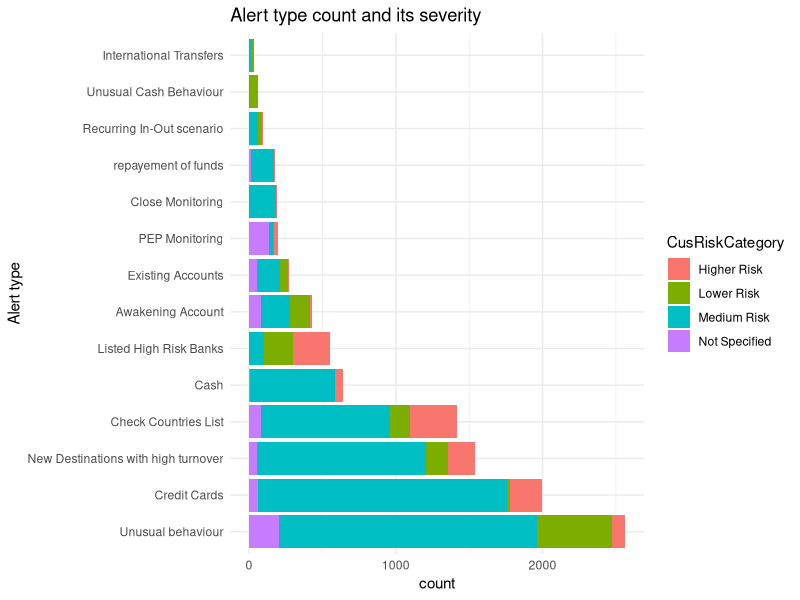
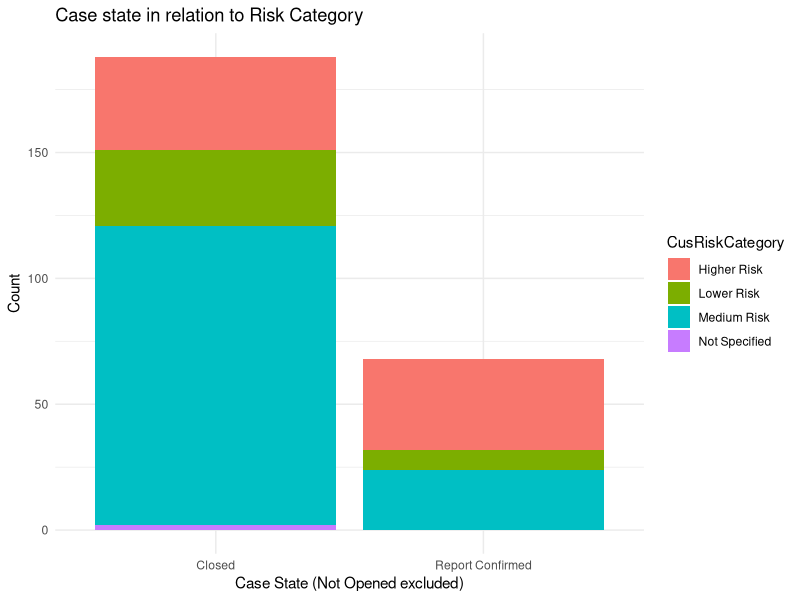
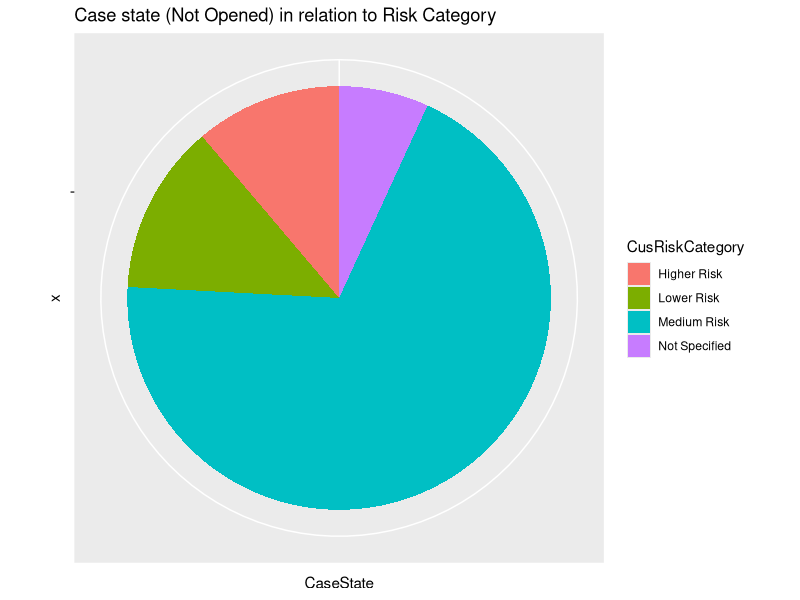
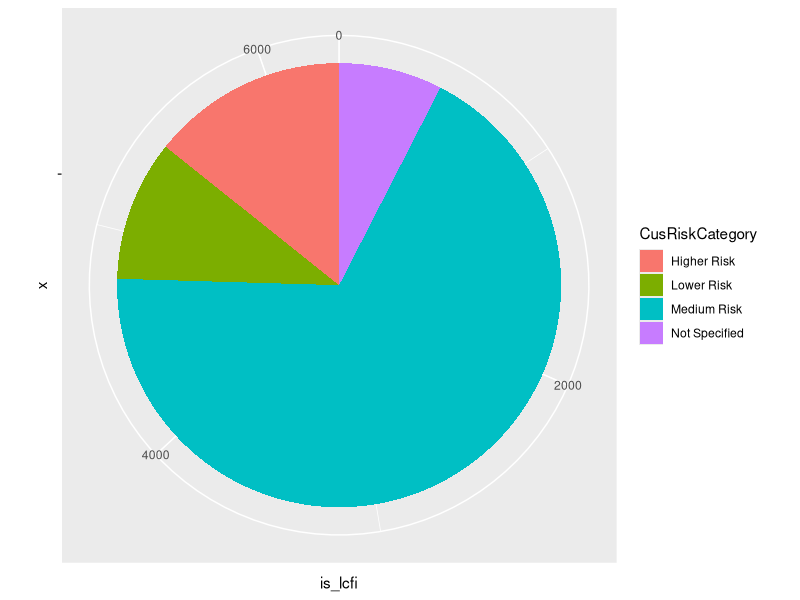
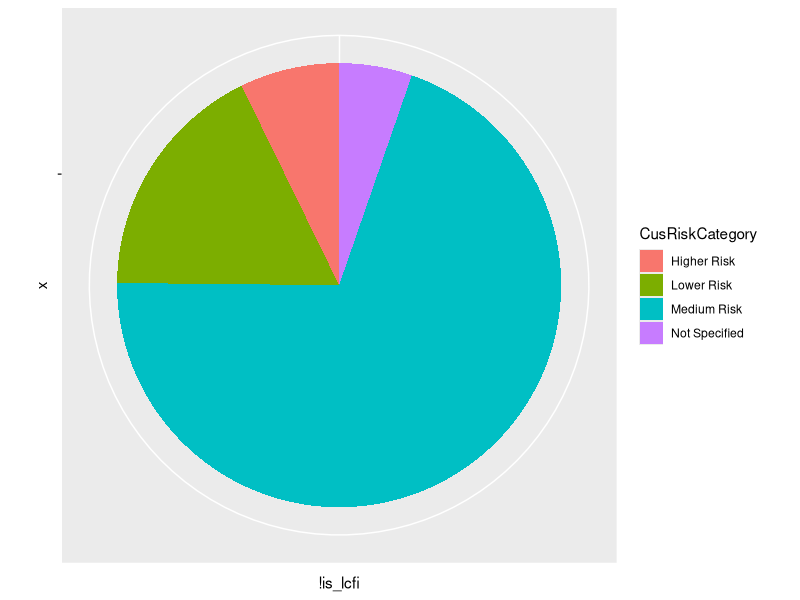

Here is the R script that generated these plots, in order:
library(dplyr)
library(tidyverse)
library(tibble)
library(psych)
library(openxlsx)
#Load the data
data <- readxl::read_xlsx('alerts.xlsx')
data <- data %>% replace(.=="NULL", NA) # replace with NA


# Dealing with missing/faulty data:
# In the dataset, there are two columns that resemble ID columns - one unnamed and one named "intID"
n_distinct(data$...1)/length(data$...1)
n_distinct(data$intID)/length(data$intID)
# The first column is more suited to be an ID one, as it has no duplicates
data <- data %>% rename("ID" = "...1")

# Check how many NAs are there
sapply(data, function(x) sum(is.na(x)))
# For CusRiskCategory, assign "Not specified" to NAs
data <- data %>% mutate(CusRiskCategory = replace_na(CusRiskCategory, "Not Specified"))
# For PEP (politically exposed person), we can replace NAs with "N"
data <- data %>% mutate(PEP = replace_na(PEP, "N"))
# For IndustryCode lets replace with code 0 (which would denote 'other')
data <- data %>% mutate(IndustryCode = as.numeric(IndustryCode)) %>%mutate(IndustryCode = replace_na(IndustryCode, 0))
# For CaseState, we can assume NA suppose to represent that the case was not opened (as there is exactly the same amount
# of CaseOpen NA and CaseState)
data <- data %>% mutate(CaseState = replace_na(CaseState, "Not Opened"))
# The only NAs left are those in date columns - information about it is encoded in column CaseState
# We can assign future date to those if we want clean data, but want to keep information about it being or not being null
data_cleaned <- data %>% select(-c("DateCreated","DateClosed","CaseOpen","CaseClosed","CaseReported"))
##########################
### Data visualization###
##########################
#first a basic histogram of alert types
p1 <- ggplot(data_cleaned, aes(x = reorder(AlertType, AlertType, function(x)-length(x)), fill = CusRiskCategory)) +
  geom_bar(position = "stack") +
  labs(x = "Alert type") +
  ggtitle("Alert type count and its severity") +
  theme_minimal()
p1 + coord_flip()

# stacked histogram of current status in regard to risk category
p2 <- ggplot(subset(data_cleaned, CaseState != "Not Opened"), aes(x = CaseState, fill = CusRiskCategory)) +
  geom_bar(position = "stack") +
  labs(x = "Case State (Not Opened excluded)", y = "Count") +
  ggtitle("Case state in relation to Risk Category") +
  theme_minimal()
p2
p3 <- ggplot(subset(data_cleaned, CaseState == "Not Opened"), aes(x="",y=CaseState,fill=CusRiskCategory)) +
      geom_bar(stat="identity", width=1) +
      ggtitle("Case state (Not Opened) in relation to Risk Category") +
      coord_polar("y", start=0)
p3
# Encoding type
data_cleaned <- data_cleaned %>%
  mutate(is_lcfi = if_else(Type == "lcfi", 1, 0)) %>%
  select(-Type)
# Piecharts for is_lcfi
p4<-ggplot(data_cleaned, aes(x="", y=is_lcfi, fill=CusRiskCategory)) +
  geom_bar(stat="identity", width=1) +
  coord_polar("y", start=0)
p4
p5 <- ggplot(subset(data_cleaned, is_lcfi == 0), aes(x = "", y = !is_lcfi, fill = CusRiskCategory)) +
  geom_bar(stat = "identity", width = 1) +
  coord_polar("y", start = 0)
p5
# Encoding PEP
data_cleaned <- data_cleaned %>%
  mutate(is_PEP = if_else(PEP == "Y", 1, 0)) %>%
  select(-PEP)
#Encoding CaseState
data_cleaned <- data_cleaned %>%
  mutate(caseState_Closed = if_else(CaseState == "Closed", 1, 0)) %>% 
  mutate(caseState_RepCon = if_else(CaseState == "Report Confirmed", 1, 0)) %>%
  select(-CaseState)
#Encoding Risk Category
hierarchical_order <- c("Not Specified", "Lower Risk", "Medium Risk", "Higher Risk")
data_encoded <- data_cleaned %>%
  mutate(CusRiskCategory= factor(CusRiskCategory, levels = hierarchical_order, ordered = TRUE)) %>%
  mutate(enc_CusRiskCat = as.integer(CusRiskCategory) - 1) %>%
  select(-CusRiskCategory)


openxlsx::write.xlsx(data_encoded, file='data_encoded.xlsx', sheetName = "data_encoded", 
           colNames = TRUE, rowNames = TRUE, append = FALSE)
